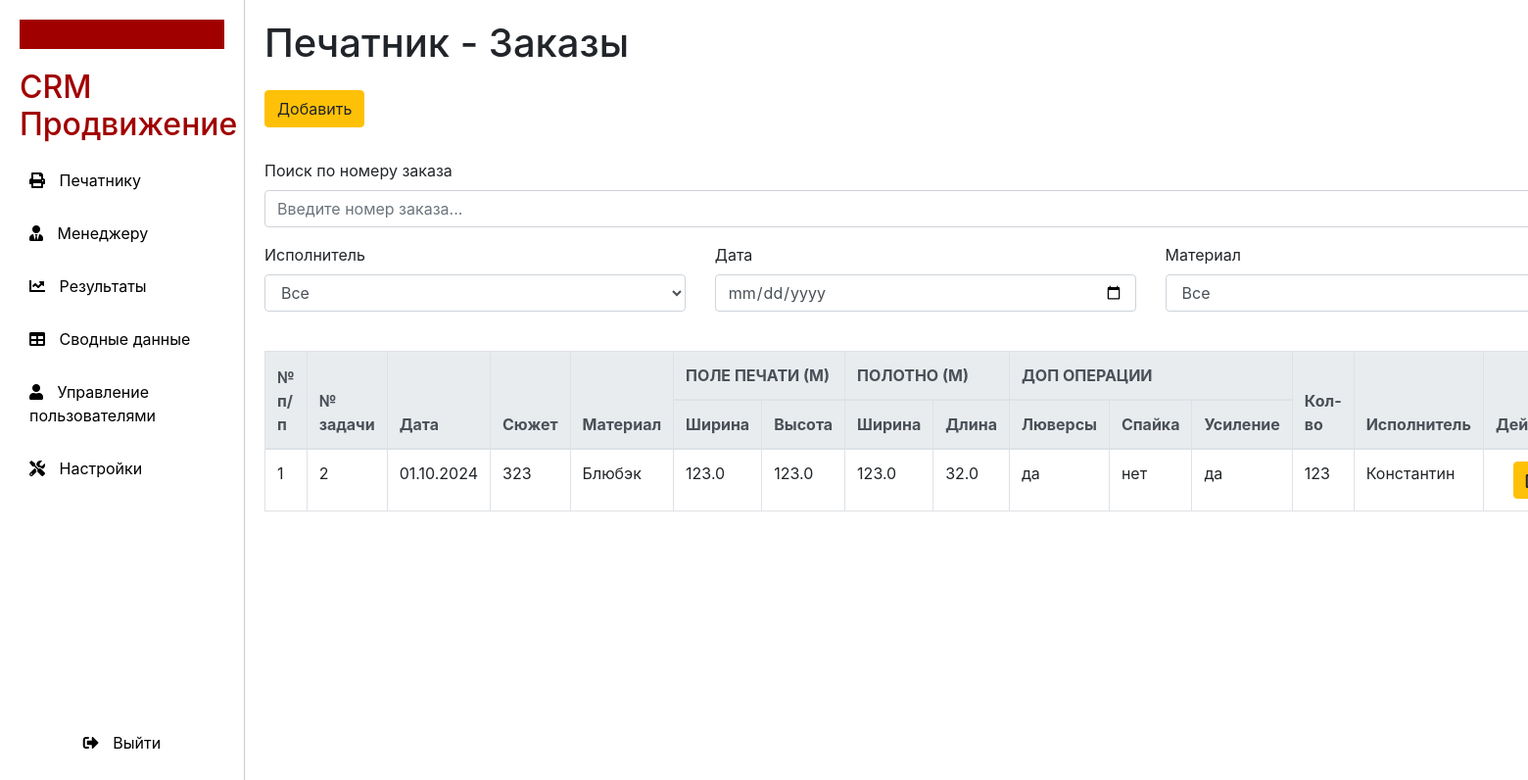
The page /printer (signed in) on the database its author committed.
### models.py (models this page shows)
class Order(Base):
    __tablename__ = 'orders'
    id = Column(Integer, primary_key=True, autoincrement=True)
    task_number = Column(Integer, nullable=False)
    date = Column(Date, nullable=False)
    subject = Column(String, nullable=False)
    material = Column(String, nullable=False)
    quantity = Column(Integer, nullable=False)
    performer = Column(String, nullable=False)
    print_width = Column(Float, nullable=False)
    print_height = Column(Float, nullable=False)
    canvas_width = Column(Float, nullable=False)
    canvas_length = Column(Float, nullable=False)
    eyelets = Column(String, nullable=False)
    spike = Column(String, nullable=False)
    reinforcement = Column(String, nullable=False)
    customer = Column(String, nullable=True)
    price_per_unit = Column(Integer, nullable=True)
    total_amount = Column(Integer, nullable=True)
    result: Mapped["Result"] = relationship(back_populates="order")

### main.py (the view)
@app.get("/printer", response_class=HTMLResponse)
async def printer_page(
        request: Request,
        db: Session = Depends(get_db),
        current_user: User = Depends(get_current_user)
):
    check_role_access(current_user, {Role.printer, Role.superuser, Role.admin})
    orders = db.query(Order).order_by(Order.id.desc()).all()
    return templates.TemplateResponse("printer.html",
                                      {"request": request,
                                       "orders": orders,
                                       "current_user": current_user,
                                       "role": current_user.role.value, })

### templates/printer.html (shortened to what this page needs)
{% extends "layout.html" %}
{% block result %}
<div class="content">
    <h1>Печатник - Заказы</h1>
    <button class="btn btn-warning mt-3" data-toggle="modal" data-target="#orderModal">Добавить</button>
    <div class="row mt-3">
                <div class="col-md-12 form-group mt-3">
            <label for="search_order">Поиск по номеру заказа</label>
            <input type="text" class="form-control" id="search_order" oninput="applyFilters()" placeholder="Введите номер заказа...">
        </div>
        <div class="col-md-4 form-group">
            <label for="filter_performer">Исполнитель</label>
            <select class="form-control" id="filter_performer" onchange="applyFilters()">
                <option value="">Все</option>
            </select>
        </div>
        <div class="col-md-4 form-group">
            <label for="filter_date">Дата</label>
            <input type="date" class="form-control" id="filter_date" onchange="applyFilters()">
        </div>
        <div class="col-md-4 form-group">
            <label for="filter_material">Материал</label>
            <select class="form-control" id="filter_material" onchange="applyFilters()">
                <option value="">Все</option>
            </select>
        </div>
    </div>
    <table class="table table-bordered mt-4" id="orders_table">
        <thead class="thead-light">
        <tr>
            <th rowspan="2">№ п/п</th>
            <th rowspan="2">№ задачи</th>
            <th rowspan="2">Дата</th>
            <th rowspan="2">Сюжет</th>
            <th rowspan="2">Материал</th>
            <th colspan="2">ПОЛЕ ПЕЧАТИ (М)</th>
            <th colspan="2">ПОЛОТНО (М)</th>
            <th colspan="3">ДОП ОПЕРАЦИИ</th>
            <th rowspan="2">Кол-во</th>
            <th rowspan="2">Исполнитель</th>
            <th rowspan="2">Действия</th>
        </tr>
        <tr>
            <th>Ширина</th>
            <th>Высота</th>
            <th>Ширина</th>
            <th>Длина</th>
            <th>Люверсы</th>
            <th>Спайка</th>
            <th>Усиление</th>
        </tr>
        </thead>
        {% if orders %}
        <tbody>
        {% for order in orders %}
        <tr class="order-row" data-performer="{{ order.performer }}" data-date="{{ order.date.strftime('%Y-%m-%d') }}" data-material="{{ order.material }}" data-task-number="{{ order.task_number }}">
            <td>{{ order.id }}</td>
            <td>{{ order.task_number }}</td>
            <td>{{ order.date.strftime("%d.%m.%Y") }}</td>
            <td>{{ order.subject }}</td>
            <td>{{ order.material }}</td>
            <td>{{ order.print_width }}</td>
            <td>{{ order.print_height }}</td>
            <td>{{ order.canvas_width }}</td>
            <td>{{ order.canvas_length }}</td>
            <td>{{ order.eyelets }}</td>
            <td>{{ order.spike }}</td>
            <td>{{ order.reinforcement }}</td>
            <td>{{ order.quantity }}</td>
            <td>{{ order.performer }}</td>
            <td class="text-center">
                <button class="btn btn-warning" data-toggle="modal" data-target="#editModal{{ order.id }}"><i class="fas fa-edit"></i></button>
            </td>
        </tr>
        {% endfor %}
        </tbody>
        {% else %}
        <tr>
            <td colspan="15">Нет доступных заказов</td>
        </tr>
        {% endif %}
    </table>
</div>
{% endblock %}

### templates/layout.html (style rules this page uses)
body { display: flex; min-height: 100vh; margin: 0; }
.content { flex: 1; padding: 20px; }

### rows shown on the page
Order: id "1", task_number "2", date "01.10.2024", subject "323", material "Блюбэк", print_width "123.0", print_height "123.0", canvas_width "123.0", canvas_length "32.0", eyelets "да", spike "нет", reinforcement "да", quantity "123", performer "Константин"
